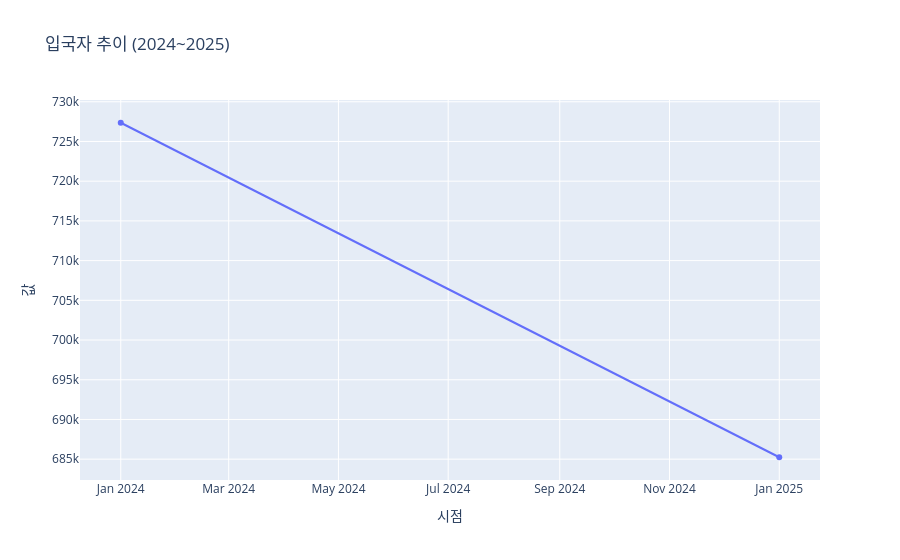

Write notebook code for a chart like this one.
### Code cell
def _section(title):
    display(HTML(f"<h4 style='margin:14px 0 4px'>{title}</h4>"))


def _hits_table(hits, score_key="score"):
    return pd.DataFrame([{"순위": i, "종류": h.get("doc_type"), "제목": h["title"], "점수": h.get(score_key),
                          "BM25 순위": h.get("bm25_rank"), "임베딩 순위": h.get("dense_rank"),
                          "임베딩 유사도": h.get("dense_sim"), "id": h["id"]} for i, h in enumerate(hits, 1)])


def question_data(rec, question, rows):
    """후보 뷰 좌표에 질문 조건을 적용해 다시 조회한 데이터 — LLM에 넘어가는 것과 같은 열(시점·분류명·항목·값·단위).
    조건이 없으면 뷰 미리보기"""
    try:
        src, applied, _ = rq.apply_conditions(rec, question)
        if applied:
            return rq.condition_rows(src, rows)[0].head(rows)
    except Exception as e:  # noqa: BLE001
        print("  (조건 적용 데이터 조회 실패:", e, ")")
    pv = rec.get("preview") or {}
    return pd.DataFrame(pv.get("rows") or [], columns=pv.get("columns") or None).head(rows)


def show_trace(ans, search_k=5, data_rows=8, chart=False):
    """rq.answer 결과 1건의 중간 과정: 키워드 → 검색 → 최종 후보 → 후보 뷰·만든 데이터 → 최종 선택 → 답변 → 참조 링크"""
    q = ans["question"]
    missing = [k for k in ("rewritten", "retrieved", "conditions") if k not in ans]
    display(HTML(f"<h3 style='margin:8px 0'>❓ {escape(q)}</h3>"))
    if missing:
        print(f"⚠ 저장된 답변에 {missing} 정보가 없습니다 → answers.jsonl 에서 이 질문을 지우고 8단계를 다시 실행하세요.")

    _section("① 키워드 · 검색어")
    queries = list(dict.fromkeys([ans.get("rewritten") or q] + list(ans.get("sub_questions") or [])))
    print("질문 키워드(BM25 토큰):", rq.tokenize(q))
    print("재작성 검색어:", queries[0], "→ 키워드", rq.tokenize(queries[0]))
    for s in queries[1:]:
        print("하위 질문:", s, "→ 키워드", rq.tokenize(s))

    _section(f"② 검색어별 RAG 검색 결과 (상위 {search_k})")
    for sq in dict.fromkeys(queries + [q]):
        display(HTML(f"<b>검색어:</b> {escape(sq)}{' (원 질문, 가중치 0.5)' if sq == q and sq not in queries else ''}"))
        display(_hits_table(idx.search(sq, k=search_k)))

    _section("③ 검색어별 결과를 합친 최종 후보 (RRF)")
    if ans.get("retrieved"):
        display(_hits_table(ans["retrieved"], score_key="fused"))

    _section("④ LLM에 넘긴 후보 뷰 · 질문 조건 적용으로 만든 데이터")
    used, chart_id = set(ans.get("used_ids") or []), ans.get("chart_id")
    for rid, cond in (ans.get("conditions") or {}).items():
        rec = by_id.get(rid)
        if rec is None:
            continue
        mark = ("✅ 근거" if rid in used else "") + (" 📈 그래프" if rid == chart_id else "")
        display(HTML(f"<b>{escape(rec['title'])}</b> <small>({rec['view_type']} · {escape(rid)})</small> {mark}<br>"
                     f"표: {table_link(rec['source']['tbl_id'])}<br>"
                     f"적용한 조건: {escape(str(cond.get('applied') or '-'))} · "
                     f"적용 못 한 조건: {escape(str(cond.get('missing') or '-'))}"))
        display(question_data(rec, q, data_rows))

    _section("⑤ 최종 선택")
    for rid in ans.get("used_ids") or []:
        print("근거 뷰:", rid, "|", by_id[rid]["title"] if rid in by_id else "")
    print("그래프 뷰:", chart_id or "-")
    if chart and chart_id in by_id:
        fig, _ = kv.render(by_id[chart_id], VIEWS_OUT)
        display(fig)

    _section("⑥ 답변")
    print(ans.get("answer") or "")
    print("\n핵심 수치:", ans.get("key_points") or [])
    print("확인 불가:", bool(ans.get("insufficient")), "| 질문 조건 충족:", ans.get("condition_matched"),
          "| 자료에서 확인 안 된 숫자:", ans.get("unverified_numbers") or [])
    for c in ans.get("caveats") or []:
        print("주의:", c)

    _section("⑦ 참조 링크")
    display(HTML("<br>".join(map(table_link, used_tables(ans))) or "-"))
    for s in ans.get("sources") or []:
        print("출처:", s)


show_trace(res, chart=True)

### Figure 1 — Plotly figure (JSON) as saved in the notebook; plotly's stock layout.template omitted (floating-point values rounded to 4 significant figures)
{"data": [{"customdata": [["2024"], ["2025"]], "hovertemplate": "시점=%{x}<br>값=%{y}<br>period_label=%{customdata[0]}<extra></extra>", "legendgroup": "", "line": {"color": "#636efa", "dash": "solid"}, "marker": {"symbol": "circle"}, "mode": "lines+markers", "name": "", "orientation": "v", "showlegend": false, "type": "scatter", "x": ["2024-01-01T00:00:00.000000", "2025-01-01T00:00:00.000000"], "xaxis": "x", "y": [727400.0, 685200.0], "yaxis": "y"}], "layout": {"legend": {"tracegroupgap": 0}, "title": {"text": "입국자 추이 (2024~2025)"}, "xaxis": {"anchor": "y", "domain": [0, 1], "title": {"text": "시점"}}, "yaxis": {"anchor": "x", "domain": [0, 1], "title": {"text": "값"}}}}
